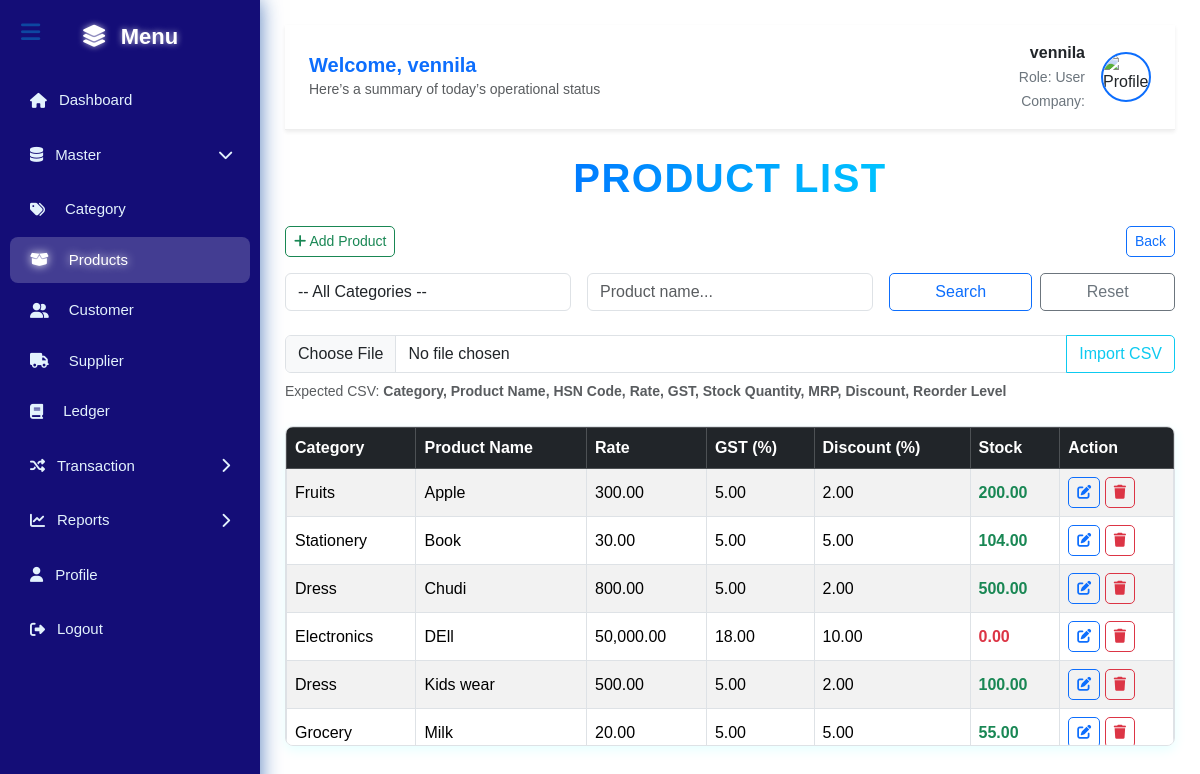
The app's page /products.php (signed in), older data.
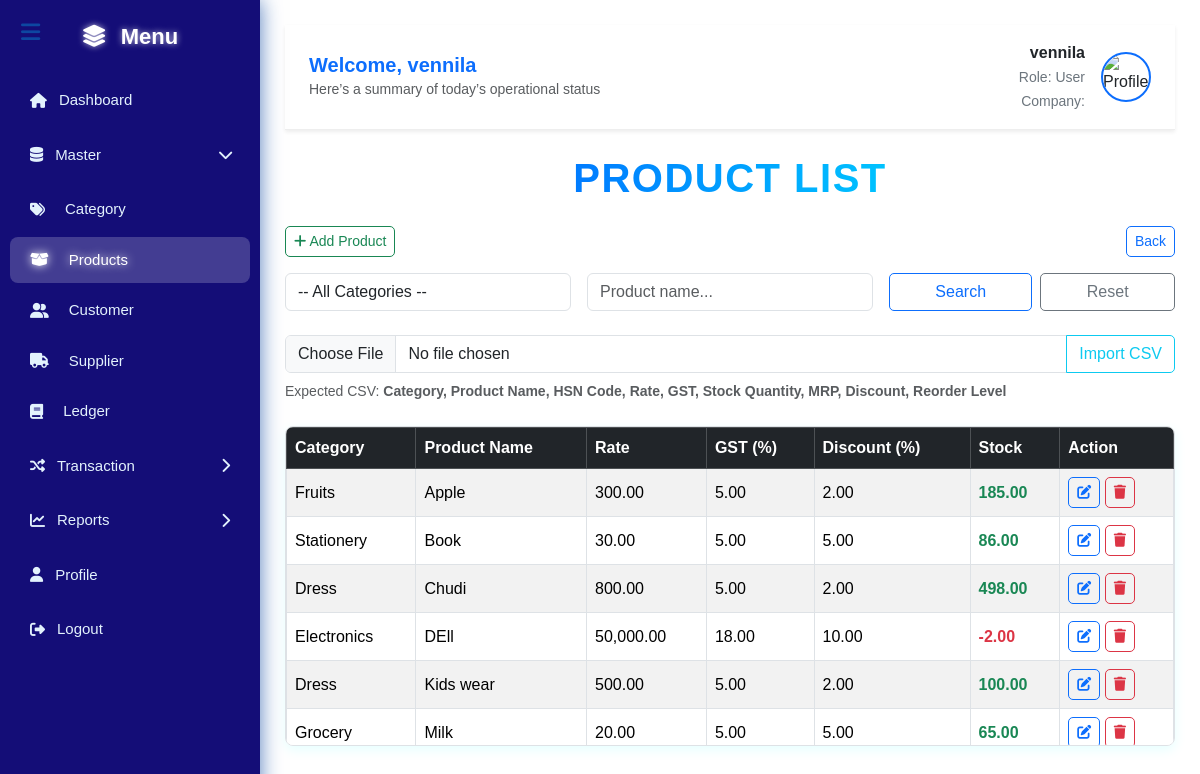
The same page, newer data.
### tables this page shows
CREATE TABLE `products` (
  `product_id` int(11) NOT NULL,
  `category_id` int(11) DEFAULT NULL,
  `product_name` varchar(100) DEFAULT NULL,
  `category` varchar(100) NOT NULL,
  `rate` decimal(10,2) DEFAULT NULL,
  `discount` decimal(5,2) DEFAULT 0.00,
  `gst` decimal(5,2) DEFAULT 0.00,
  `hsn_code` varchar(50) DEFAULT NULL,
  `stock_quantity` decimal(10,2) DEFAULT NULL,
  `mrp` decimal(10,2) DEFAULT NULL,
  `reorder_level` decimal(10,2) DEFAULT NULL
);

CREATE TABLE `categories` (
  `category_id` int(11) NOT NULL,
  `category_name` varchar(100) DEFAULT NULL
);

### products.php (the view, shortened to what this page needs)
<?php
require_once 'config.php';
include 'header.php';
function getCurrentStock($pdo, $product_name) {
    $stmt = $pdo->prepare("SELECT stock_quantity FROM products WHERE product_name = ?");
    $stmt->execute([$product_name]);
    return $stmt->fetchColumn();
}
$params = [];
$sql = "
    SELECT p.product_id, p.product_name, p.rate, p.discount, p.gst, p.stock_quantity, c.category_name
    FROM products p
    LEFT JOIN categories c ON p.category = c.category_name
";
$sql .= " ORDER BY p.product_name ASC";
$products = $pdo->prepare($sql);
$products->execute($params);
$products = $products->fetchAll(PDO::FETCH_ASSOC);
?>
<div class="text-center my-4">
    <h2 class="product-heading fw-bold">
        Product List
    </h2>
</div>
              <div class="mb-3 d-flex justify-content-between flex-wrap gap-2">
                <a href="add_product.php" class="btn btn-outline-success btn-sm btn-custom"><i class="fa fa-plus"></i> Add Product</a>
                <a href="category.php" class="btn btn-outline-primary btn-sm btn-custom">Back</a>
            </div>
            <form method="get" class="row g-3 mb-4">
                <div class="col-md-4">
                    <select name="category" class="form-select">
                        <option value="">-- All Categories --</option>
                    </select>
                </div>
                <div class="col-md-4">
                    <input type="text" name="product_name" value="<?= htmlspecialchars($_GET['product_name'] ?? '') ?>" class="form-control" placeholder="Product name...">
                </div>
                <div class="col-md-4 d-flex gap-2">
                    <button type="submit" class="btn btn-outline-primary btn-custom flex-fill">Search</button>
                    <a href="products.php" class="btn btn-outline-secondary btn-custom flex-fill">Reset</a>
                </div>
            </form>
            <form method="post" enctype="multipart/form-data" class="mb-4">
                <div class="input-group">
                    <input type="file" name="product_csv" accept=".csv" class="form-control" required onchange="showCSVHint(this)">
                    <button type="submit" class="btn btn-outline-info btn-custom">Import CSV</button>
                </div>
                <small class="text-muted mt-2 d-block" id="csv-hint">
                    Expected CSV: <b>Category, Product Name, HSN Code, Rate, GST, Stock Quantity, MRP, Discount, Reorder Level</b>
                </small>
            </form>
            <div class="table-wrapper">
                <table class="table table-bordered table-striped align-middle mb-0">
                    <thead class="table-dark">
                        <tr>
                            <th>Category</th>
                            <th>Product Name</th>
                            <th>Rate</th>
                            <th>GST (%)</th>
                            <th>Discount (%)</th>
                            <th>Stock</th>
                            <th>Action</th>
                        </tr>
                    </thead>
                    <tbody>
                        <?php if ($products): foreach ($products as $p):
                            $current_stock = getCurrentStock($pdo, $p['product_name']);
                        ?>
                            <tr>
                                <td><?= htmlspecialchars($p['category_name']) ?></td>
                                <td><?= htmlspecialchars($p['product_name']) ?></td>
                                <td><?= number_format($p['rate'], 2) ?></td>
                                <td><?= number_format($p['gst'], 2) ?></td>
                                <td><?= number_format($p['discount'], 2) ?></td>
                                <td class="<?= ($current_stock <= 0) ? 'text-danger fw-bold' : 'text-success fw-bold' ?>">
                                    <?= number_format($current_stock, 2) ?>
                                </td>
                                <td>
                                    <a href="edit_product.php?id=<?= $p['product_id'] ?>" class="btn btn-outline-primary btn-sm btn-custom"><i class="fa fa-edit"></i></a>
                                    <a href="delete_product.php?id=<?= $p['product_id'] ?>" class="btn btn-outline-danger btn-sm btn-custom" onclick="return confirm('Are you sure?');"><i class="fa fa-trash"></i></a>
                                </td>
                            </tr>
                        <?php endforeach; else: ?>
                            <tr><td colspan="7" class="text-center text-muted">No products found.</td></tr>
                        <?php endif; ?>
                    </tbody>
                </table>
            </div>
<?php include 'footer.php'; ?>

Row changes from the older to the newer data that the page shows:
changed products "Apple": current_stock "200.00" → "185.00"
changed products "Book": current_stock "104.00" → "86.00"
changed products "Chudi": current_stock "500.00" → "498.00"
changed products "DEll": current_stock "0.00" → "-2.00"
changed products "Milk": current_stock "55.00" → "65.00"
